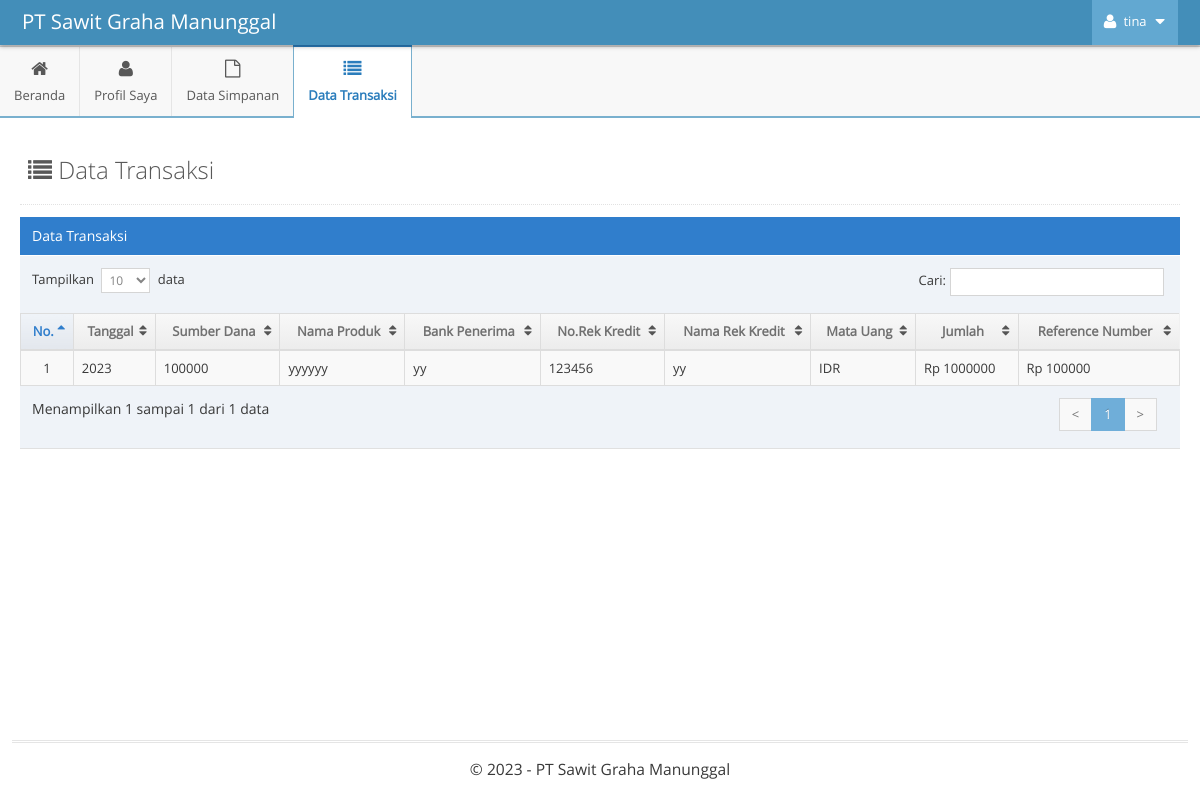
The page /indexAnggota.php?p=transaksi (signed in) on the database its author committed.
### tables this page shows
CREATE TABLE `transaksi` (
  `id` int(11) NOT NULL AUTO_INCREMENT,
  `id_anggota` int(11) DEFAULT NULL,
  `tanggal` year(4) DEFAULT NULL,
  `sumber_dana` bigint(20) DEFAULT NULL,
  `nama_produk` varchar(255) DEFAULT NULL,
  `bank_penerima` varchar(255) DEFAULT NULL,
  `no_rek` bigint(20) DEFAULT NULL,
  `nama_rek` varchar(255) DEFAULT NULL,
  `mata_uang` varchar(255) DEFAULT NULL,
  `jumlah` bigint(20) DEFAULT NULL,
  `reference_number` bigint(20) DEFAULT NULL,
  PRIMARY KEY (`id`),
  KEY `id_anggota` (`id_anggota`),
  CONSTRAINT `transaksi_ibfk_1` FOREIGN KEY (`id_anggota`) REFERENCES `anggota` (`id_anggota`) ON DELETE CASCADE
);

### functions/functions-admin.php (called while the page is built, shortened)
<?php
$host = 'localhost';
$username = 'root';
$password = '';
$dbname = 'skripsi-pirda';
$conn = mysqli_connect($host, $username, $password, $dbname);
function tampilData($query)
{
    global $conn;
    $result = mysqli_query($conn, $query);
    $rows = [];
    while ($row = mysqli_fetch_assoc($result)) {
        $rows[] = $row;
    }
    return $rows;
}

### pages-anggota/transaksi.php (the view)
<?php
$id = $_SESSION['id'];
$query_tampil = "SELECT
                    transaksi.*
                FROM
                    transaksi
                INNER JOIN anggota ON anggota.id_anggota = transaksi.id_anggota
                WHERE anggota.id_anggota = $id";
$transaksi = tampilData($query_tampil);
?>
<div class="page-content">
	<div class="page-header">
		<h1 style="color:#585858">
			<i class="ace-icon fa fa-list"></i> Data Transaksi
		</h1>
	</div>
	<div class="row">
		<div class="col-xs-12">
			<div class="row">
				<div class="col-xs-12">
					<div class="table-header">
						Data Transaksi
					</div>
					<div>
						<table id="dynamic-table" class="table table-striped table-bordered table-hover">
							<thead>
								<tr>
									<th>No.</th>
									<th>Tanggal</th>
									<th>Sumber Dana</th>
									<th>Nama Produk</th>
									<th>Bank Penerima</th>
									<th>No.Rek Kredit</th>
									<th>Nama Rek Kredit</th>
									<th>Mata Uang</th>
									<th>Jumlah</th>
									<th>Reference Number</th>
								</tr>
							</thead>
							<tbody>
								<?php
								$i = 1;
								foreach ($transaksi as $value) {
								?>
									<tr>
										<td class="center"><?= $i;?></td>
										<td><?= $value['tanggal']?></td>
										<td><?= $value['sumber_dana']?></td>
										<td><?= $value['nama_produk']?></td>
										<td><?= $value['bank_penerima']?></td>
										<td><?= $value['no_rek']?></td>
										<td><?= $value['nama_rek']?></td>
										<td><?= $value['mata_uang']?></td>
										<td>Rp <?= $value['jumlah']?></td>
										<td>Rp <?= $value['reference_number']?></td>
									</tr>
								<?php
								$i++;
								}
								?>
							</tbody>
						</table>
					</div>
				</div>
			</div>
		</div>
	</div>
</div>

### rows shown on the page
transaksi: tanggal "2023", sumber_dana "100000", nama_produk "yyyyyy", bank_penerima "yy", no_rek "123456", nama_rek "yy", mata_uang "IDR", jumlah "1000000", reference_number "100000"

### other values the page prints
$_SESSION['name'] "tina"
